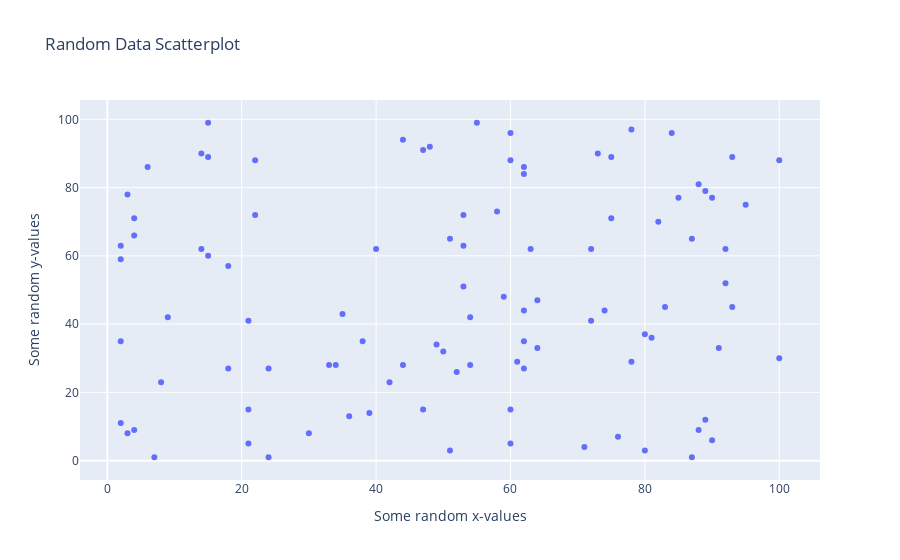

The code cell stored with this chart in its notebook:
### Code cell
data2 = [go.Scatter(
    x = random_x,
    y = random_y,
    mode = 'markers',
)]
layout2 = go.Layout(
    title = 'Random Data Scatterplot', # Graph title
    xaxis = dict(title = 'Some random x-values'), # x-axis label
    yaxis = dict(title = 'Some random y-values'), # y-axis label
    hovermode ='closest' # handles multiple points landing on the same vertical
)
fig2 = go.Figure(data=data2, layout=layout2)
fig2.show()

### Figure 1 — Plotly figure (JSON) as saved in the notebook; plotly's stock layout.template omitted (floating-point values rounded to 4 significant figures)
{"data": [{"mode": "markers", "type": "scatter", "x": [52, 93, 15, 72, 61, 21, 83, 87, 75, 75, 88, 100, 24, 3, 22, 53, 2, 88, 30, 38, 2, 64, 60, 21, 33, 76, 58, 22, 89, 49, 91, 59, 42, 92, 60, 80, 15, 62, 62, 47, 62, 51, 55, 64, 3, 51, 7, 21, 73, 39, 18, 4, 89, 60, 14, 9, 90, 53, 2, 84, 92, 60, 71, 44, 8, 47, 35, 78, 81, 36, 50, 4, 2, 6, 54, 4, 54, 93, 63, 18, 90, 44, 34, 74, 62, 100, 14, 95, 48, 15, 72, 78, 87, 62, 40, 85, 80, 82, 53, 24], "y": [26, 89, 60, 41, 29, 15, 45, 65, 89, 71, 9, 88, 1, 8, 88, 63, 11, 81, 8, 35, 35, 33, 5, 41, 28, 7, 73, 72, 12, 34, 33, 48, 23, 62, 88, 37, 99, 44, 86, 91, 35, 65, 99, 47, 78, 3, 1, 5, 90, 14, 27, 9, 79, 15, 90, 42, 77, 51, 63, 96, 52, 96, 4, 94, 23, 15, 43, 29, 36, 13, 32, 71, 59, 86, 28, 66, 42, 45, 62, 57, 6, 28, 28, 44, 84, 30, 62, 75, 92, 89, 62, 97, 1, 27, 62, 77, 3, 70, 72, 27]}], "layout": {"hovermode": "closest", "title": {"text": "Random Data Scatterplot"}, "xaxis": {"title": {"text": "Some random x-values"}}, "yaxis": {"title": {"text": "Some random y-values"}}}}
